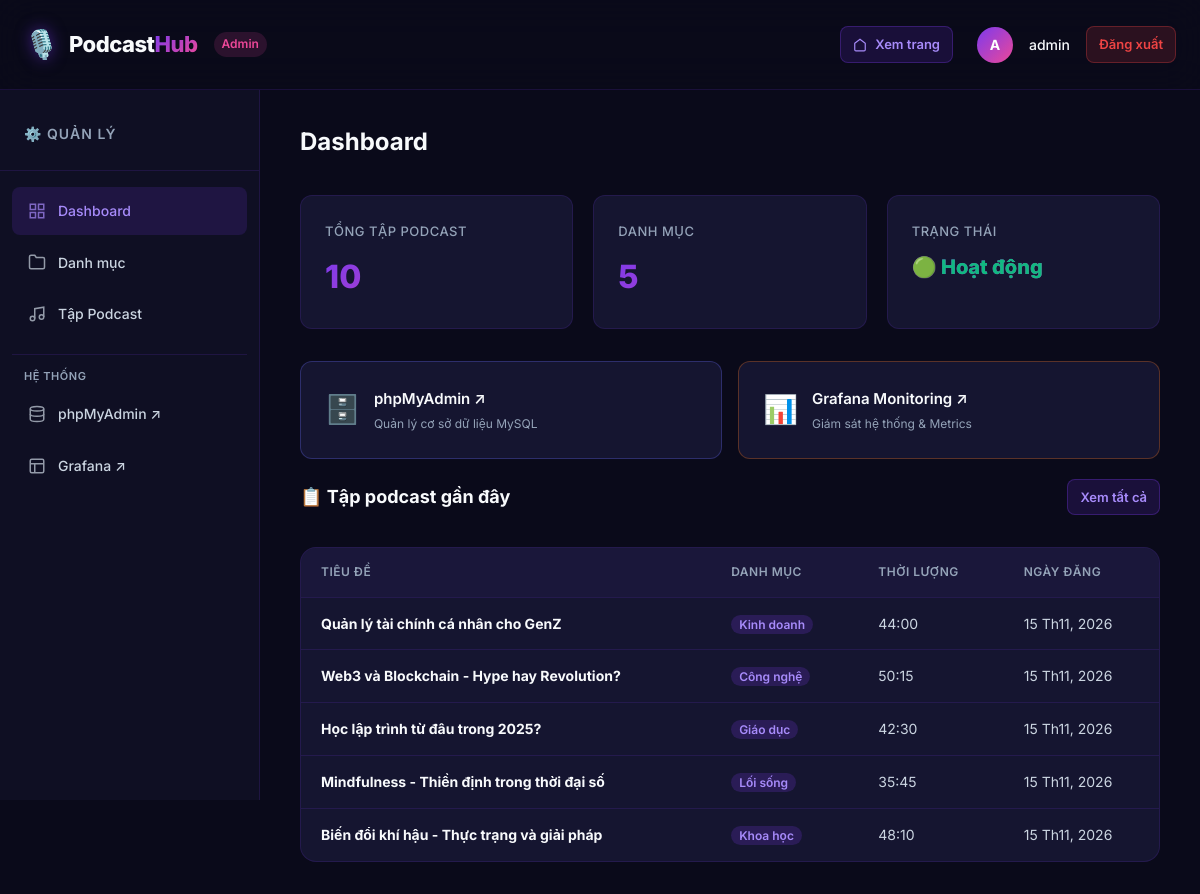
The page /admin/index.php (signed in) on the database as committed earlier.
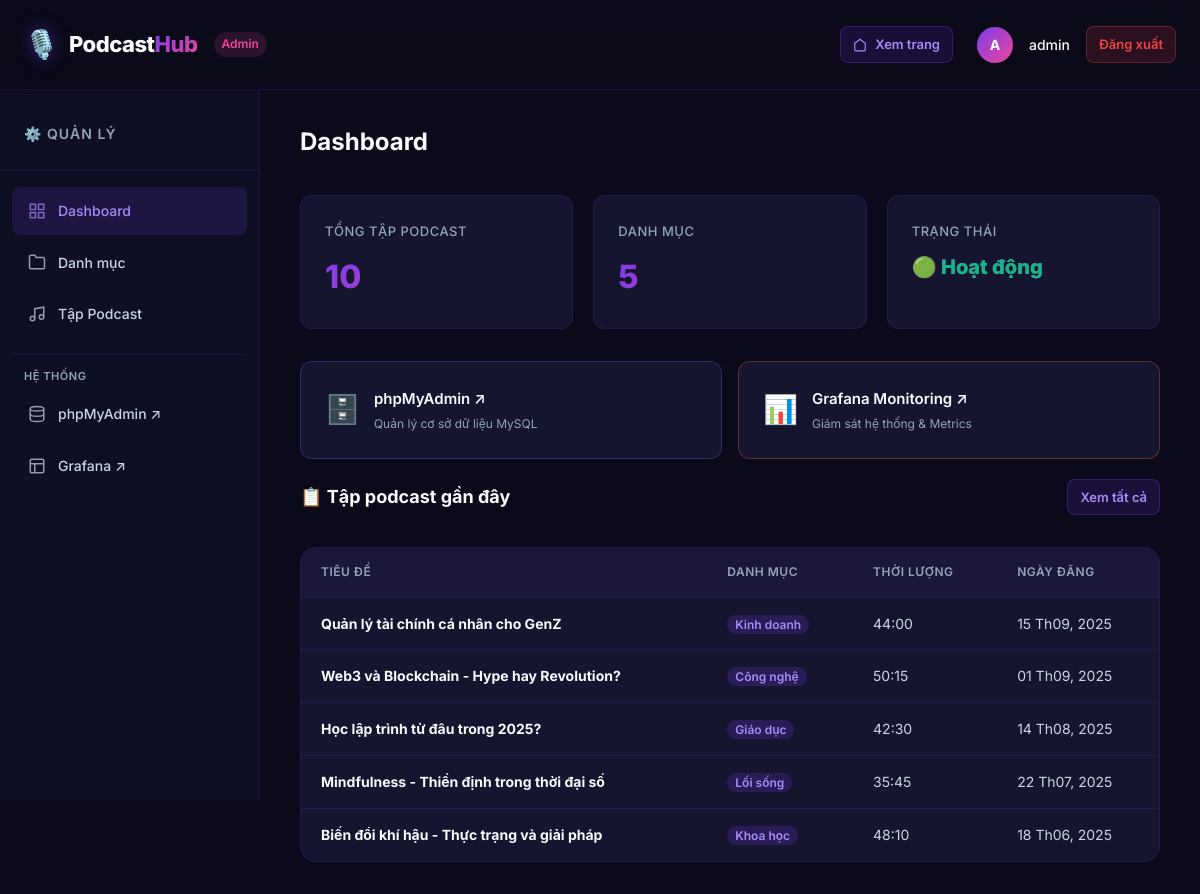
The same page on the database as committed later.
### tables this page shows
CREATE TABLE IF NOT EXISTS episodes (
    id INT AUTO_INCREMENT PRIMARY KEY,
    title VARCHAR(255) NOT NULL,
    slug VARCHAR(255) NOT NULL UNIQUE,
    description TEXT,
    audio_file VARCHAR(500) DEFAULT NULL,
    cover_image VARCHAR(500) DEFAULT NULL,
    category_id INT DEFAULT NULL,
    duration VARCHAR(20) DEFAULT '00:00',
    published_at DATE DEFAULT NULL,
    created_at TIMESTAMP DEFAULT CURRENT_TIMESTAMP,
    FOREIGN KEY (category_id) REFERENCES categories(id) ON DELETE SET NULL,
    INDEX idx_category (category_id),
    INDEX idx_published (published_at),
    FULLTEXT INDEX idx_search (title, description)
);

CREATE TABLE IF NOT EXISTS categories (
    id INT AUTO_INCREMENT PRIMARY KEY,
    name VARCHAR(255) NOT NULL,
    slug VARCHAR(255) NOT NULL UNIQUE,
    description TEXT,
    created_at TIMESTAMP DEFAULT CURRENT_TIMESTAMP
);

### public/admin/index.php (the view, shortened to what this page needs)
<?php
require_once __DIR__ . '/../../src/config.php';
require_once __DIR__ . '/../../src/functions.php';
$totalEpisodes = getTotalEpisodes($pdo);
$totalCategories = getTotalCategories($pdo);
$recentResult = getEpisodes($pdo, 1, 5);
renderAdminHeader('Dashboard', 'dashboard');
?>
<div class="stats-grid">
    <div class="stat-card">
        <div class="stat-card-label">Tổng tập podcast</div>
        <div class="stat-card-value"><?= $totalEpisodes ?></div>
    </div>
    <div class="stat-card">
        <div class="stat-card-label">Danh mục</div>
        <div class="stat-card-value"><?= $totalCategories ?></div>
    </div>
    <div class="stat-card">
        <div class="stat-card-label">Trạng thái</div>
        <div class="stat-card-value" style="font-size:20px; -webkit-text-fill-color: var(--success);">🟢 Hoạt động</div>
    </div>
</div>
<div style="display: grid; grid-template-columns: repeat(auto-fit, minmax(240px, 1fr)); gap: 16px; margin: 20px 0;">
    <a href="/phpmyadmin/" target="_blank" rel="noopener" class="stat-card" style="text-decoration: none; color: inherit; border-color: rgba(99, 102, 241, 0.3); transition: transform 0.2s, border-color 0.2s; display: flex; align-items: center; gap: 14px;">
        <div style="font-size: 28px;">🗄️</div>
        <div>
            <div style="font-weight: 600; font-size: 15px; color: var(--text-primary); margin-bottom: 2px;">phpMyAdmin ↗</div>
            <div style="font-size: 12px; color: var(--text-muted);">Quản lý cơ sở dữ liệu MySQL</div>
        </div>
    </a>
    <a href="http://localhost:3000" target="_blank" rel="noopener" class="stat-card" style="text-decoration: none; color: inherit; border-color: rgba(249, 115, 22, 0.3); transition: transform 0.2s, border-color 0.2s; display: flex; align-items: center; gap: 14px;">
        <div style="font-size: 28px;">📊</div>
        <div>
            <div style="font-weight: 600; font-size: 15px; color: var(--text-primary); margin-bottom: 2px;">Grafana Monitoring ↗</div>
            <div style="font-size: 12px; color: var(--text-muted);">Giám sát hệ thống & Metrics</div>
        </div>
    </a>
</div>
<div class="admin-header" style="margin-top:16px">
    <h2 class="admin-title" style="font-size:18px">📋 Tập podcast gần đây</h2>
    <a href="/admin/episodes.php" class="btn btn-secondary btn-sm">Xem tất cả</a>
</div>
<div class="admin-table-container">
    <table class="admin-table">
        <thead>
            <tr>
                <th>Tiêu đề</th>
                <th>Danh mục</th>
                <th>Thời lượng</th>
                <th>Ngày đăng</th>
            </tr>
        </thead>
        <tbody>
            <?php foreach ($recentResult['episodes'] as $ep): ?>
                <tr>
                    <td><strong style="color:var(--text-primary)"><?= e($ep['title']) ?></strong></td>
                    <td><span class="badge"><?= e($ep['category_name'] ?? 'N/A') ?></span></td>
                    <td><?= e(formatDuration($ep['duration'])) ?></td>
                    <td><?= formatDate($ep['published_at']) ?></td>
                </tr>
            <?php endforeach; ?>
        </tbody>
    </table>
</div>
<?php renderAdminFooter(); ?>

### src/functions.php (shortened to what this page needs)
<?php
function getEpisodes(PDO $pdo, int $page = 1, int $perPage = 9, ?int $categoryId = null, ?string $search = null): array {
    $where = [];
    $params = [];
    $whereClause = $where ? 'WHERE ' . implode(' AND ', $where) : '';
    $countSql = "SELECT COUNT(*) FROM episodes e {$whereClause}";
    $stmt = $pdo->prepare($countSql);
    $stmt->execute($params);
    $total = (int) $stmt->fetchColumn();
    $offset = ($page - 1) * $perPage;
    $sql = "SELECT e.*, c.name as category_name, c.slug as category_slug
            FROM episodes e
            LEFT JOIN categories c ON e.category_id = c.id
            {$whereClause}
            ORDER BY e.published_at DESC
            LIMIT {$perPage} OFFSET {$offset}";
    $stmt = $pdo->prepare($sql);
    $stmt->execute($params);
    return [
        'episodes' => $stmt->fetchAll(),
        'total'    => $total,
        'pages'    => (int) ceil($total / $perPage),
        'current'  => $page,
        'perPage'  => $perPage,
    ];
}
function getTotalEpisodes(PDO $pdo): int {
    return (int) $pdo->query("SELECT COUNT(*) FROM episodes")->fetchColumn();
}
function getTotalCategories(PDO $pdo): int {
    return (int) $pdo->query("SELECT COUNT(*) FROM categories")->fetchColumn();
}
function formatDuration(string $duration): string {
    return $duration ?: '00:00';
}
function formatDate(?string $date): string {
    $timestamp = strtotime($date);
    $months = ['', 'Th01', 'Th02', 'Th03', 'Th04', 'Th05', 'Th06',
               'Th07', 'Th08', 'Th09', 'Th10', 'Th11', 'Th12'];
    $day = date('d', $timestamp);
    $month = $months[(int)date('m', $timestamp)];
    $year = date('Y', $timestamp);
    return "{$day} {$month}, {$year}";
}
function e(?string $str): string {
    return htmlspecialchars($str ?? '', ENT_QUOTES, 'UTF-8');
}
    ?>
    <?php
function renderAdminHeader(string $title = 'Dashboard', string $activePage = 'dashboard'): void {
    $username = $_SESSION['admin_username'] ?? 'Admin';
    ?>
<!DOCTYPE html>
<html lang="vi">
<head>
    <link rel="stylesheet" href="/assets/css/style.css">
</head>
<body>
    <header class="admin-header-bar">
        <div style="display:flex;align-items:center;gap:16px">
            <a href="/" class="logo">
                <span class="logo-icon">🎙️</span>
                <span class="logo-text">Podcast<span class="logo-accent">Hub</span></span>
            </a>
            <span class="badge" style="background:rgba(236,72,153,0.15);color:var(--secondary)">Admin</span>
        </div>
        <div class="admin-user-info">
            <a href="/" class="btn btn-secondary btn-sm" style="margin-right:8px">
                <svg width="14" height="14" viewBox="0 0 24 24" fill="none" stroke="currentColor" stroke-width="2"><path d="M3 9l9-7 9 7v11a2 2 0 0 1-2 2H5a2 2 0 0 1-2-2z"></path></svg>
                Xem trang
            </a>
            <div class="user-avatar"><?= strtoupper(mb_substr($username, 0, 1)) ?></div>
            <span class="user-name"><?= e($username) ?></span>
            <a href="/admin/logout.php" class="btn btn-danger btn-sm">Đăng xuất</a>
        </div>
    </header>
    <div class="admin-layout">
        <aside class="admin-sidebar">
            <div class="admin-sidebar-header">
                <h3>⚙️ Quản lý</h3>
            </div>
            <ul class="admin-nav">
                <li>
                    <a href="/admin/index.php" class="<?= $activePage === 'dashboard' ? 'active' : '' ?>">
                        <svg viewBox="0 0 24 24" fill="none" stroke="currentColor" stroke-width="2"><rect x="3" y="3" width="7" height="7"></rect><rect x="14" y="3" width="7" height="7"></rect><rect x="14" y="14" width="7" height="7"></rect><rect x="3" y="14" width="7" height="7"></rect></svg>
                        Dashboard
                    </a>
                </li>
                <li>
                    <a href="/admin/categories.php" class="<?= $activePage === 'categories' ? 'active' : '' ?>">
                        <svg viewBox="0 0 24 24" fill="none" stroke="currentColor" stroke-width="2"><path d="M22 19a2 2 0 0 1-2 2H4a2 2 0 0 1-2-2V5a2 2 0 0 1 2-2h5l2 3h9a2 2 0 0 1 2 2z"></path></svg>
                        Danh mục
                    </a>
                </li>
                <li>
                    <a href="/admin/episodes.php" class="<?= $activePage === 'episodes' ? 'active' : '' ?>">
                        <svg viewBox="0 0 24 24" fill="none" stroke="currentColor" stroke-width="2"><path d="M9 18V5l12-2v13"></path><circle cx="6" cy="18" r="3"></circle><circle cx="18" cy="16" r="3"></circle></svg>
                        Tập Podcast
                    </a>
                </li>
                <li style="margin-top: 16px; padding-top: 12px; border-top: 1px solid var(--border-color); font-size: 11px; text-transform: uppercase; letter-spacing: 0.05em; color: var(--text-muted); font-weight: 600; padding-left: 12px;">
                    Hệ thống
                </li>
                <li>
                    <a href="/phpmyadmin/" target="_blank" rel="noopener">
                        <svg viewBox="0 0 24 24" fill="none" stroke="currentColor" stroke-width="2"><ellipse cx="12" cy="5" rx="9" ry="3"></ellipse><path d="M21 12c0 1.66-4 3-9 3s-9-1.34-9-3"></path><path d="M3 5v14c0 1.66 4 3 9 3s9-1.34 9-3V5"></path></svg>
                        phpMyAdmin ↗
                    </a>
                </li>
                <li>
                    <a href="http://localhost:3000" target="_blank" rel="noopener">
                        <svg viewBox="0 0 24 24" fill="none" stroke="currentColor" stroke-width="2"><rect x="3" y="3" width="18" height="18" rx="2"/><path d="M3 9h18"/><path d="M9 21V9"/></svg>
                        Grafana ↗
                    </a>
                </li>
            </ul>
        </aside>
        <div class="admin-main">
            <div class="admin-header">
                <h1 class="admin-title"><?= e($title) ?></h1>
            </div>
    <?php
}
function renderAdminFooter(): void {
    ?>
        </div>
    </div>
</body>
</html>
    <?php
}

Rows that differ between the two databases and show on the page:
changed episodes "Quản lý tài chính cá nhân cho GenZ": published_at "15 Th11, 2026" → "15 Th09, 2025"
changed episodes "Web3 và Blockchain - Hype hay Revolution?": published_at "15 Th11, 2026" → "01 Th09, 2025"
changed episodes "Học lập trình từ đâu trong 2025?": published_at "15 Th11, 2026" → "14 Th08, 2025"
changed episodes "Mindfulness - Thiền định trong thời đại số": published_at "15 Th11, 2026" → "22 Th07, 2025"
changed episodes "Biến đổi khí hậu - Thực trạng và giải pháp": published_at "15 Th11, 2026" → "18 Th06, 2025"
